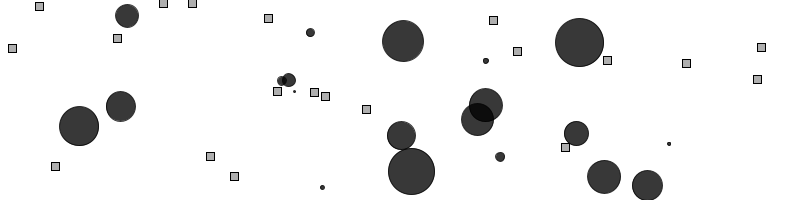
Frame 1 (no input)
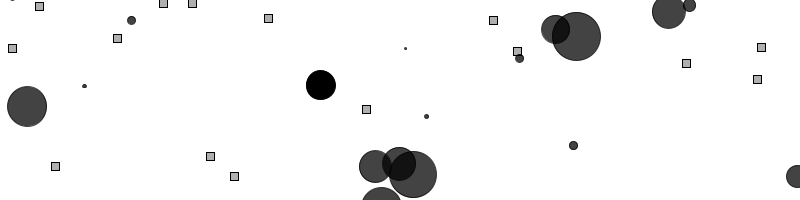
Frame 60 (the mouse pressed at the canvas centre just before this capture)
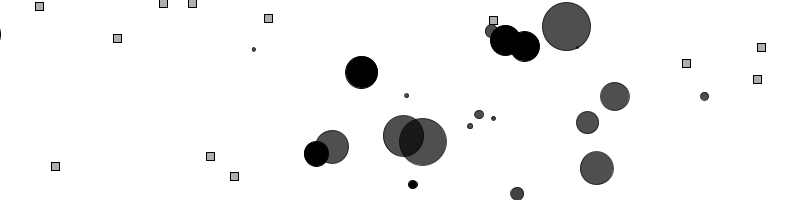
Frame 120 (the mouse held since frame 60 and released just before this capture)

The Processing sketch that drew these frames (run headless with seeded random() and noise(); from frame 60 on, the mouse is pressed at the canvas centre):

// Processing sketch: NOC_9_05_EvolutionEcosystem
// ── NOC_9_05_EvolutionEcosystem.pde
// Evolution EcoSystem
// Daniel Shiffman <http://www.shiffman.net>
// The Nature of Code

// A World of creatures that eat food
// The more they eat, the longer they survive
// The longer they survive, the more likely they are to reproduce
// The bigger they are, the easier it is to land on food
// The bigger they are, the slower they are to find food
// When the creatures die, food is left behind


World world;

void setup() {
  size(800, 200);
  // World starts with 20 creatures
  // and 20 pieces of food
  world = new World(20);
  smooth();
}

void draw() {
  background(255);
  world.run();
}

// We can add a creature manually if we so desire
void mousePressed() {
  world.born(mouseX,mouseY); 
}



// ── Bloop.pde
// The Nature of Code
// Daniel Shiffman
// http://natureofcode.com

// Evolution EcoSystem

// Creature class

class Bloop {
  PVector location; // Location
  DNA dna;          // DNA
  float health;     // Life timer
  float xoff;       // For perlin noise
  float yoff;
  // DNA will determine size and maxspeed
  float r;
  float maxspeed;

  // Create a "bloop" creature
  Bloop(PVector l, DNA dna_) {
    location = l.get();
    health = 200;
    xoff = random(1000);
    yoff = random(1000);
    dna = dna_;
    // Gene 0 determines maxspeed and r
    // The bigger the bloop, the slower it is
    maxspeed = map(dna.genes[0], 0, 1, 15, 0);
    r = map(dna.genes[0], 0, 1, 0, 50);
  }

  void run() {
    update();
    borders();
    display();
  }

  // A bloop can find food and eat it
  void eat(Food f) {
    ArrayList<PVector> food = f.getFood();
    // Are we touching any food objects?
    for (int i = food.size()-1; i >= 0; i--) {
      PVector foodLocation = food.get(i);
      float d = PVector.dist(location, foodLocation);
      // If we are, juice up our strength!
      if (d < r/2) {
        health += 100; 
        food.remove(i);
      }
    }
  }

  // At any moment there is a teeny, tiny chance a bloop will reproduce
  Bloop reproduce() {
    // asexual reproduction
    if (random(1) < 0.0005) {
      // Child is exact copy of single parent
      DNA childDNA = dna.copy();
      // Child DNA can mutate
      childDNA.mutate(0.01);
      return new Bloop(location, childDNA);
    } 
    else {
      return null;
    }
  }

  // Method to update location
  void update() {
    // Simple movement based on perlin noise
    float vx = map(noise(xoff),0,1,-maxspeed,maxspeed);
    float vy = map(noise(yoff),0,1,-maxspeed,maxspeed);
    PVector velocity = new PVector(vx,vy);
    xoff += 0.01;
    yoff += 0.01;

    location.add(velocity);
    // Death always looming
    health -= 0.2;
  }

  // Wraparound
  void borders() {
    if (location.x < -r) location.x = width+r;
    if (location.y < -r) location.y = height+r;
    if (location.x > width+r) location.x = -r;
    if (location.y > height+r) location.y = -r;
  }

  // Method to display
  void display() {
    ellipseMode(CENTER);
    stroke(0,health);
    fill(0, health);
    ellipse(location.x, location.y, r, r);
  }

  // Death
  boolean dead() {
    if (health < 0.0) {
      return true;
    } 
    else {
      return false;
    }
  }
}


// ── DNA.pde
// Evolution EcoSystem
// Daniel Shiffman <http://www.shiffman.net>

// Class to describe DNA
// Has more features for two parent mating (not used in this example)

class DNA {

  // The genetic sequence
  float[] genes;
  
  // Constructor (makes a random DNA)
  DNA() {
    // DNA is random floating point values between 0 and 1 (!!)
    genes = new float[1];
    for (int i = 0; i < genes.length; i++) {
      genes[i] = random(0,1);
    }
  }
  
  DNA(float[] newgenes) {
    genes = newgenes;
  }
  
  DNA copy() {
    float[] newgenes = new float[genes.length];
    //arraycopy(genes,newgenes);
    // JS mode not supporting arraycopy
    for (int i = 0; i < newgenes.length; i++) {
      newgenes[i] = genes[i];
    }
    
    return new DNA(newgenes);
  }
  
  // Based on a mutation probability, picks a new random character in array spots
  void mutate(float m) {
    for (int i = 0; i < genes.length; i++) {
      if (random(1) < m) {
         genes[i] = random(0,1);
      }
    }
  }
}

// ── Food.pde
// Evolution EcoSystem
// Daniel Shiffman <http://www.shiffman.net>

// A collection of food in the world

class Food {
  ArrayList<PVector> food;
 
  Food(int num) {
    // Start with some food
    food = new ArrayList();
    for (int i = 0; i < num; i++) {
       food.add(new PVector(random(width),random(height))); 
    }
  } 
  
  // Add some food at a location
  void add(PVector l) {
     food.add(l.get()); 
  }
  
  // Display the food
  void run() {
    for (PVector f : food) {
       rectMode(CENTER);
       stroke(0);
       fill(175);
       rect(f.x,f.y,8,8);
    } 
    
    // There's a small chance food will appear randomly
    if (random(1) < 0.001) {
       food.add(new PVector(random(width),random(height))); 
    }
  }
  
  // Return the list of food
  ArrayList getFood() {
    return food; 
  }
}

// ── World.pde
// The Nature of Code
// Daniel Shiffman
// http://natureofcode.com

// Evolution EcoSystem

// The World we live in
// Has bloops and food

class World {

  ArrayList<Bloop> bloops;    // An arraylist for all the creatures
  Food food;

  // Constructor
  World(int num) {
    // Start with initial food and creatures
    food = new Food(num);
    bloops = new ArrayList<Bloop>();              // Initialize the arraylist
    for (int i = 0; i < num; i++) {
      PVector l = new PVector(random(width),random(height));
      DNA dna = new DNA();
      bloops.add(new Bloop(l,dna));
    }
  }

  // Make a new creature
  void born(float x, float y) {
    PVector l = new PVector(x,y);
    DNA dna = new DNA();
    bloops.add(new Bloop(l,dna));
  }

  // Run the world
  void run() {
    // Deal with food
    food.run();
    
    // Cycle through the ArrayList backwards b/c we are deleting
    for (int i = bloops.size()-1; i >= 0; i--) {
      // All bloops run and eat
      Bloop b = bloops.get(i);
      b.run();
      b.eat(food);
      // If it's dead, kill it and make food
      if (b.dead()) {
        bloops.remove(i);
        food.add(b.location);
      }
      // Perhaps this bloop would like to make a baby?
      Bloop child = b.reproduce();
      if (child != null) bloops.add(child);
    }
  }
}
